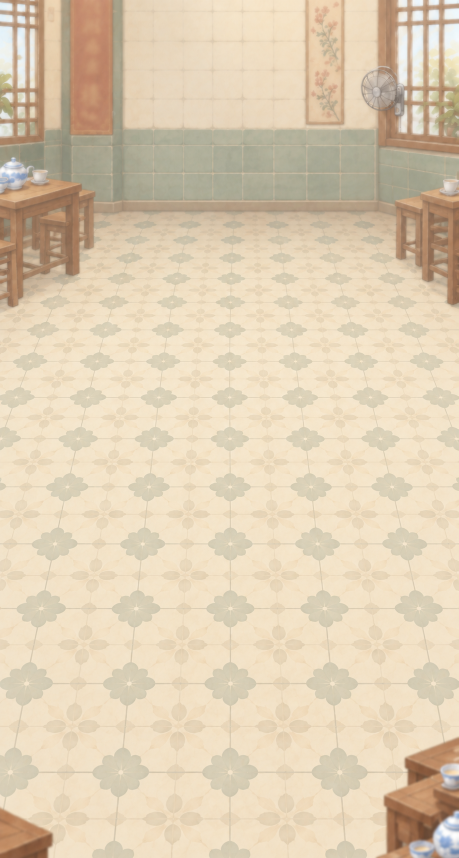
#> input picture assets/v1.0.3/background-approved.png, 917 x 1716 px (shown at 1/2 size); its folder holds 7 pictures in this run
$ python build-v103-assets.py
#> lines starting #> are read from the running program, lines starting #| are printed output that depends on the picture
"""Mechanical export of the approved Figma bitmaps. No creative repainting."""
from pathlib import Path
from PIL import Image
import shutil

ROOT = Path(__file__).resolve().parents[1]
SOURCE = ROOT / 'assets/v1.0.3'
OUT = ROOT / 'minigame/assets/v103'
OUT.mkdir(parents=True, exist_ok=True)
LEGACY = ROOT / 'assets/legacy-v102'
LEGACY.mkdir(parents=True, exist_ok=True)
# Known former renderer assets only; all are preserved outside the runtime package.
for p in (ROOT / 'minigame/assets').glob('*'):
    if p.is_file():
        target = LEGACY / p.name
        if not target.exists():
            shutil.copy2(p, target)
        if target.read_bytes() != p.read_bytes():
            raise RuntimeError('Archive differs: ' + str(p))
        p.unlink()

def png(im, name, size):
    im = im.convert('RGBA')
    im.thumbnail(size, Image.Resampling.LANCZOS)
    im.quantize(colors=256, method=Image.Quantize.FASTOCTREE).save(OUT / name, optimize=True)

bg = Image.open(SOURCE / 'background-approved.png').convert('RGB')
#> bg is the input picture: PIL image 917x1716 RGB; mean R, G, B 222.8, 205.8, 179.6
bg.resize((804, 1700), Image.Resampling.LANCZOS).save(OUT / 'background.jpg', quality=88, optimize=True)
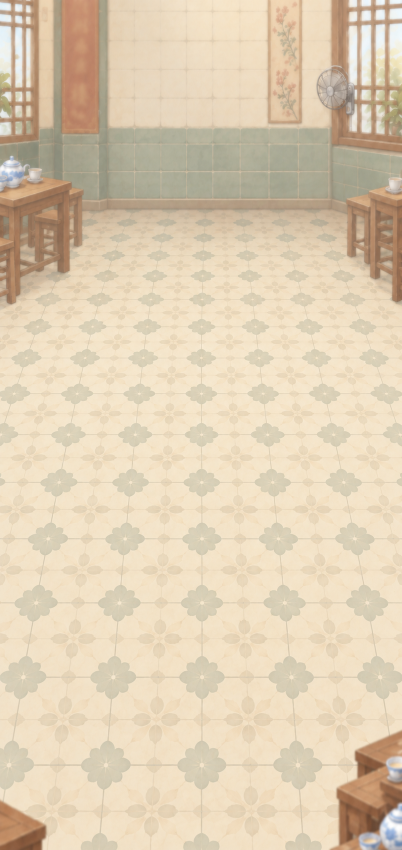
#> saved as background.jpg: PIL image 804x1700 RGB (shown at 1/2 size); mean R, G, B 222.8, 205.8, 179.6
atlas = Image.open(SOURCE / 'food-approved-atlas.png')
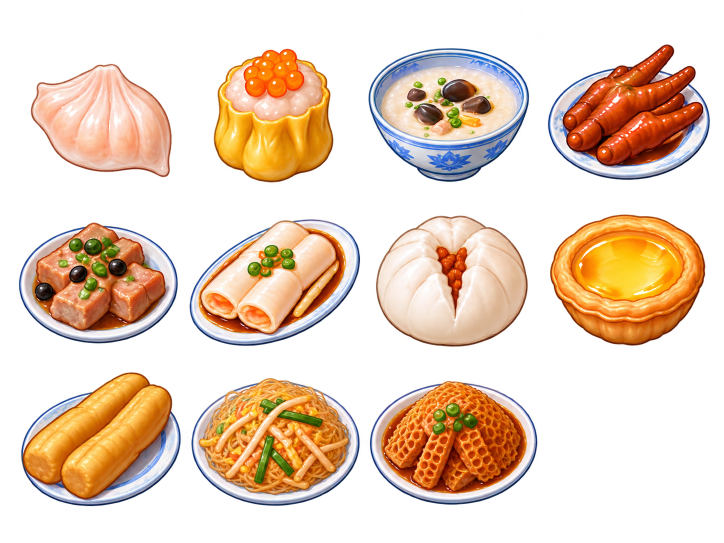
#> input picture assets/v1.0.3/food-approved-atlas.png, 1448 x 1086 px (shown at 1/2 size)
#> atlas is the input picture: PIL image 1448x1086 RGBA; mean R, G, B, A 93, 69.8, 50.3, 105.5
png(atlas, 'food-atlas.png', (1024, 768))
#> in png, `im.thumbnail(size, Image.Resampling.LANCZOS)`:
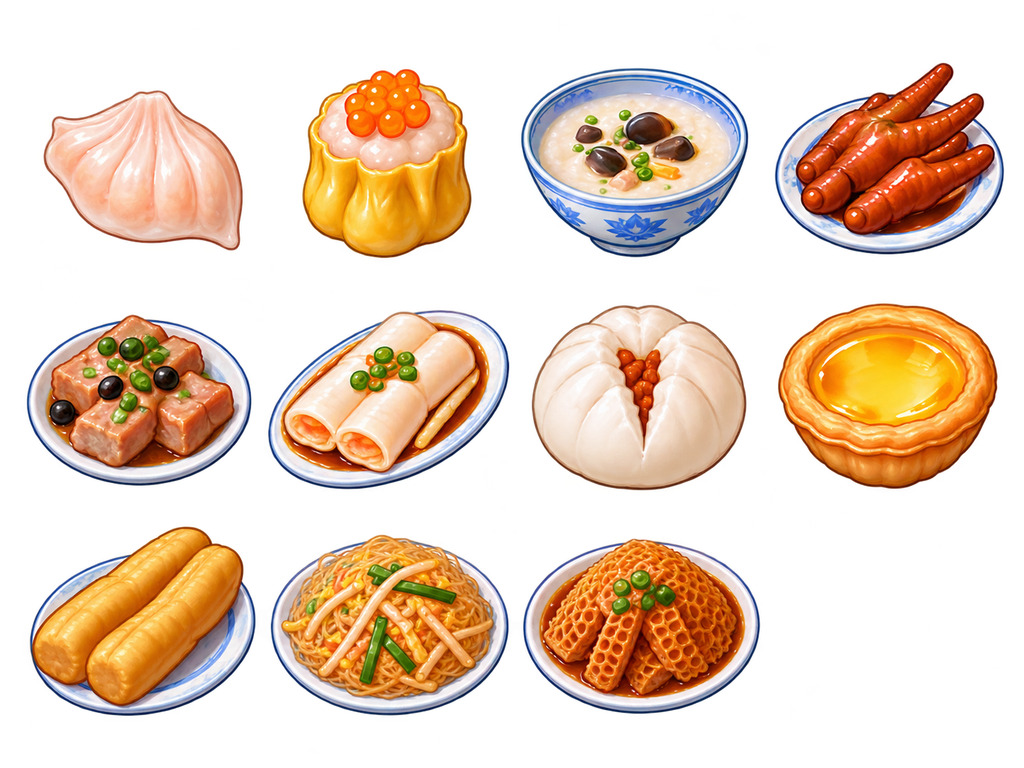
#> im: PIL image 1024x768 RGBA; mean R, G, B, A 92.1, 69, 49.7, 105.5; transparent parts drawn white
#> in png, `im.quantize(colors=256, method=Image.Quantize.FASTOCTREE).save(OUT / n..`:
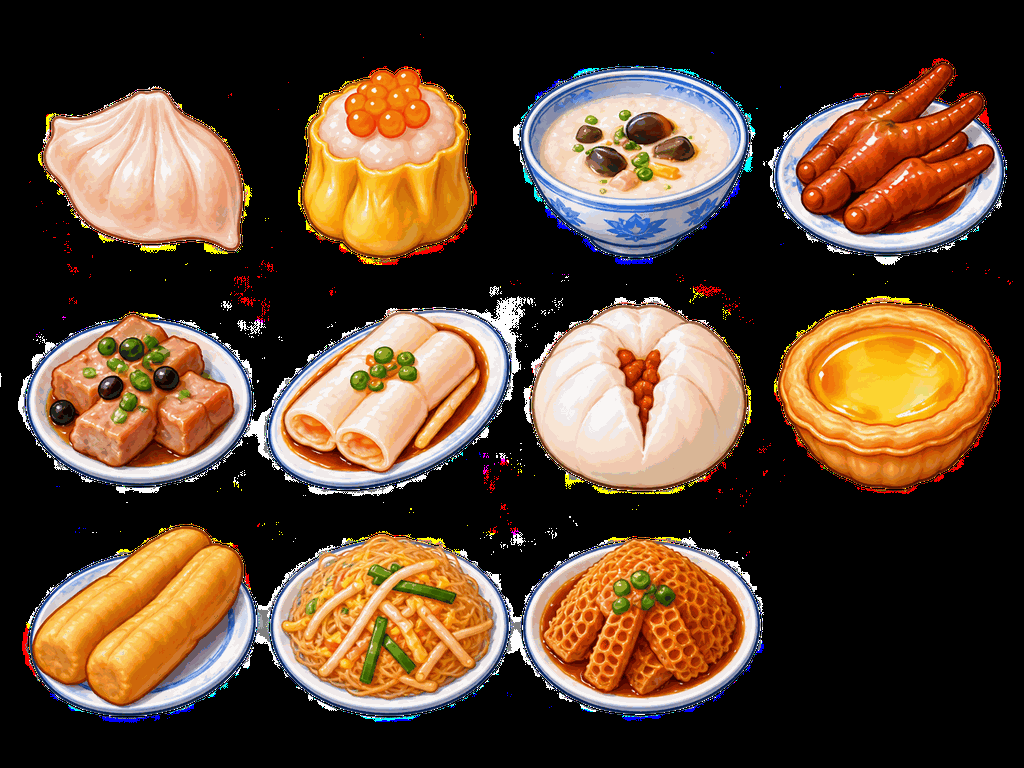
#> saved as food-atlas.png: PIL image 1024x768 P; mean R, G, B 91.8, 68.8, 49.5
png(Image.open(SOURCE / 'har-gow.png'), 'har-gow.png', (320, 320))
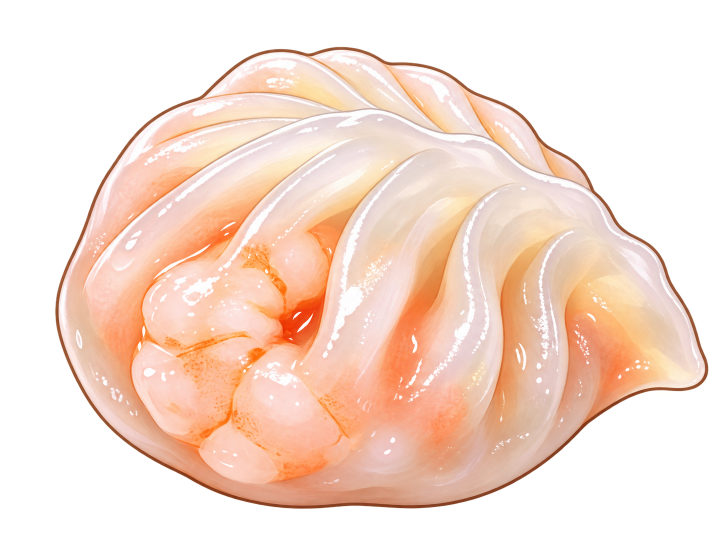
#> input picture assets/v1.0.3/har-gow.png, 1448 x 1086 px (shown at 1/2 size)
#> call 2 of png, with name = 'har-gow.png', size = (320, 320)
#> in png, im is the input picture: PIL image 1448x1086 RGBA; mean R, G, B, A 133.7, 108.3, 94.5, 139.1
#> in png (call 2), `im.thumbnail(size, Image.Resampling.LANCZOS)`:
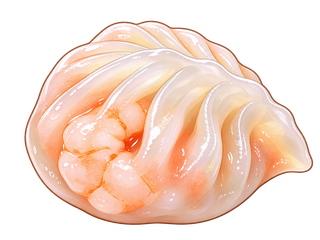
#> im: PIL image 320x240 RGBA; mean R, G, B, A 134.4, 108.4, 94.4, 139.1; transparent parts drawn white
#> in png (call 2), `im.quantize(colors=256, method=Image.Quantize.FASTOCTREE).save(OUT / n..`:
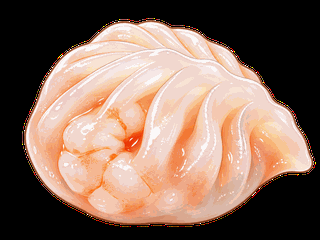
#> saved as har-gow.png: PIL image 320x240 P; mean R, G, B 134.2, 108.1, 94.1
for extra in sorted((SOURCE / 'food-expanded').glob('*.png')):
    if extra.name != 'piggy-custard-bun.png':
        png(Image.open(extra), 'food-' + extra.name, (256, 256))
#> (the run stopped early here; a loop or call above may not have finished)
